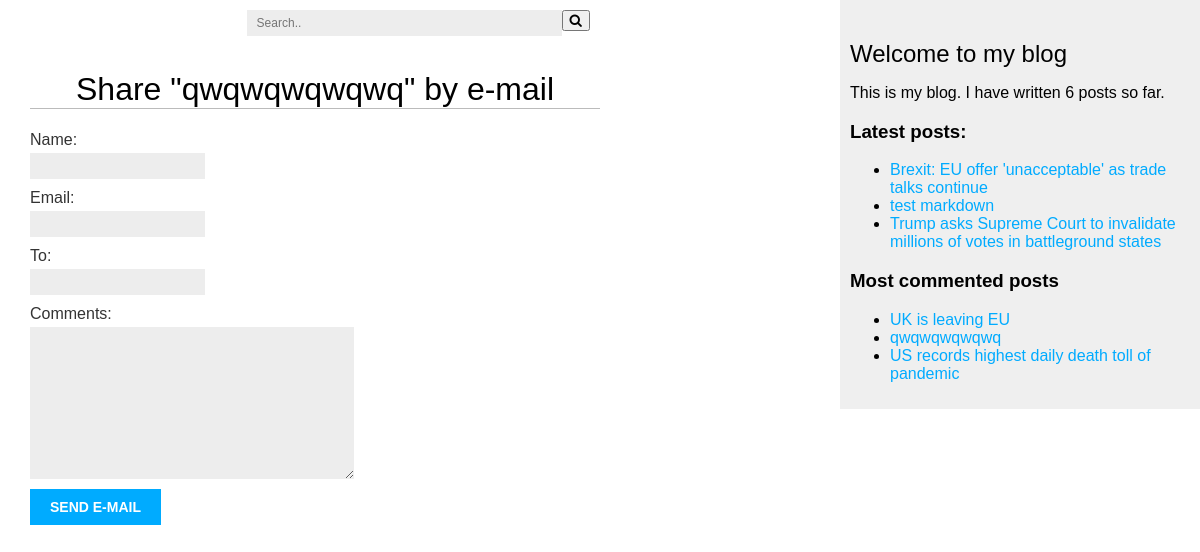
Screenshot of /blog/1/share/ with the database file from the repository.
### blog/models.py (models this page shows, shortened)
class Post(models.Model):
    STATUS_CHOICES = (
        ("draft", "Draft"),
        ("published", "Published"),
    )
    title = models.CharField(max_length=250)
    slug = models.SlugField(max_length=250, unique_for_date="publish")
    author = models.ForeignKey(
        User, on_delete=models.CASCADE, related_name="blog_posts"
    )
    body = models.TextField()
    publish = models.DateTimeField(default=timezone.now)
    created = models.DateTimeField(auto_now_add=True)
    updated = models.DateTimeField(auto_now=True)
    status = models.CharField(max_length=10, choices=STATUS_CHOICES, default="draft")
    objects = models.Manager()
    published = PublishedManager()
    tags = TaggableManager()
    def get_absolute_url(self):
        return reverse(
            "blog:post_detail",
            args=[self.publish.year, self.publish.month, self.publish.day, self.slug],
        )
    class Meta:
        ordering = ("-publish",)

### blog/views.py (the view)
# urls.py: path("<int:post_id>/share/", views.post_share, name="post_share"),
def post_share(request, post_id):
    post = get_object_or_404(Post, id=post_id, status="published")
    sent = False
    if request.method == "POST":
        form = EmailPostForm(request.POST)
        if form.is_valid():
            cd = form.cleaned_data
            post_url = request.build_absolute_uri(post.get_absolute_url())
            subject = f"{cd['name']} recommends you read {post.title}"
            message = (
                f"Read {post.title} at {post_url}\n\n"
                f"{cd['name']}'s comments: {cd['comments']}"
            )
            send_mail(subject, message, "tomalmozammal@gmail.com", [cd["to"]])
            sent = True
    else:
        form = EmailPostForm()
    return render(
        request, "blog/post/share.html", {"post": post, "form": form, "sent": sent}
    )

### blog/forms.py
class EmailPostForm(forms.Form):
    name = forms.CharField(max_length=25)
    email = forms.EmailField()
    to = forms.EmailField()
    comments = forms.CharField(required=False, widget=forms.Textarea)

### blog/models.py (called while the page is built)
    def get_queryset(self):
        return super().get_queryset().filter(status="published")

### blog/templatetags/blog_tags.py (called while the page is built)
@register.simple_tag
def total_posts():
    return Post.published.count()

@register.inclusion_tag("blog/post/latest_posts.html")
def show_latest_posts(count=5):
    lastest_posts = Post.published.order_by("-publish")[:count]
    return {"latest_posts": lastest_posts}

@register.simple_tag
def get_most_commented_posts(count=5):
    return Post.published.annotate(total_comments=Count("comments")).order_by(
        "-total_comments"
    )[:count]

### blog/templates/blog/post/share.html (shortened to what this page needs)
{% extends "blog/base.html" %}
{% block content %}
  {% if sent %}
    <h1>E-mail successfully sent</h1>
    <p>
      "{{ post.title }}" was successfully sent to {{ form.cleaned_data.to }}.
    </p>
  {% else %}
    <h1>Share "{{ post.title }}" by e-mail</h1>
    <form method="post">
      {{ form.as_p }}
      <input type="submit" value="Send e-mail">
    </form>
  {% endif %}
{% endblock %}

### blog/templates/blog/base.html (shortened to what this page needs)
{% load blog_tags %}
{% load static %}
<!DOCTYPE html>
<html>
<head>
  <link rel="stylesheet" href="https://cdnjs.cloudflare.com/ajax/libs/font-awesome/4.7.0/css/font-awesome.min.css">
  <link href="{% static "css/blog.css" %}" rel="stylesheet">
</head>
<body>
  <div id="content">
    <div id="search-box">
    <form action="{% url  "blog:post_search" %}" method="POST">
      <input type="text" placeholder="Search.." name="q" size="40">
      <button type="submit"><i class="fa fa-search"></i></button>
    </form>
  </div>
    {% block content %}
    {% endblock %}
  </div>
  <div id="sidebar">
    <h2>Welcome to my blog</h2>
    <p> This is my blog. I have written {% total_posts %} posts so far. </p>
    <h3>Latest posts:</h3>
    {% show_latest_posts 3 %}
    <h3>Most commented posts</h3>
    {% get_most_commented_posts 3 as most_commented_posts %}
    <ul>
      {% for post in most_commented_posts %}
        <li>
          <a href="{{ post.get_absolute_url }}">{{ post.title }}</a>
        </li>
      {% endfor %}
    </ul>
  </div>
</body>
</html>

### blog/templates/blog/post/latest_posts.html
<ul>
    {% for post in latest_posts %}
      <li>
        <a href="{{ post.get_absolute_url }}">{{ post.title }}</a>
      </li>
    {% endfor %}
  </ul>

### blog/static/css/blog.css (style rules this page uses)
body { margin:0; padding:0; font-family:helvetica, sans-serif; }
a { color:#00abff; text-decoration:none; }
h1 { font-weight:normal; border-bottom:1px solid #bbb; text-align: center; padding-top: 50px; }
h2 { font-weight:normal; margin:30px 0 0; }
#content { float:left; width:50%; padding:0 0 0 30px; }
#sidebar { float:right; width:30%; padding:10px; background:#efefef; height:100%; }
#search-box { float: right; padding: 10px; }
label { float:left; clear:both; color:#333; margin-bottom:4px; }
input, textarea { clear:both; float:left; margin:0 0 10px; background:#ededed; border:0; padding:6px 10px; font-size:12px; }
input[type=submit] { font-weight:bold; background:#00abff; color:#fff; padding:10px 20px; font-size:14px; text-transform:uppercase; }
* { box-sizing: border-box; }

### rows the page displays
Post: title "qwqwqwqwqwq"
Post: title "Brexit: EU offer 'unacceptable' as trade talks continue"
Post: title "test markdown"
Post: title "Trump asks Supreme Court to invalidate millions of votes in battleground states"
Post: title "UK is leaving EU"
Post: title "US records highest daily death toll of pandemic"
